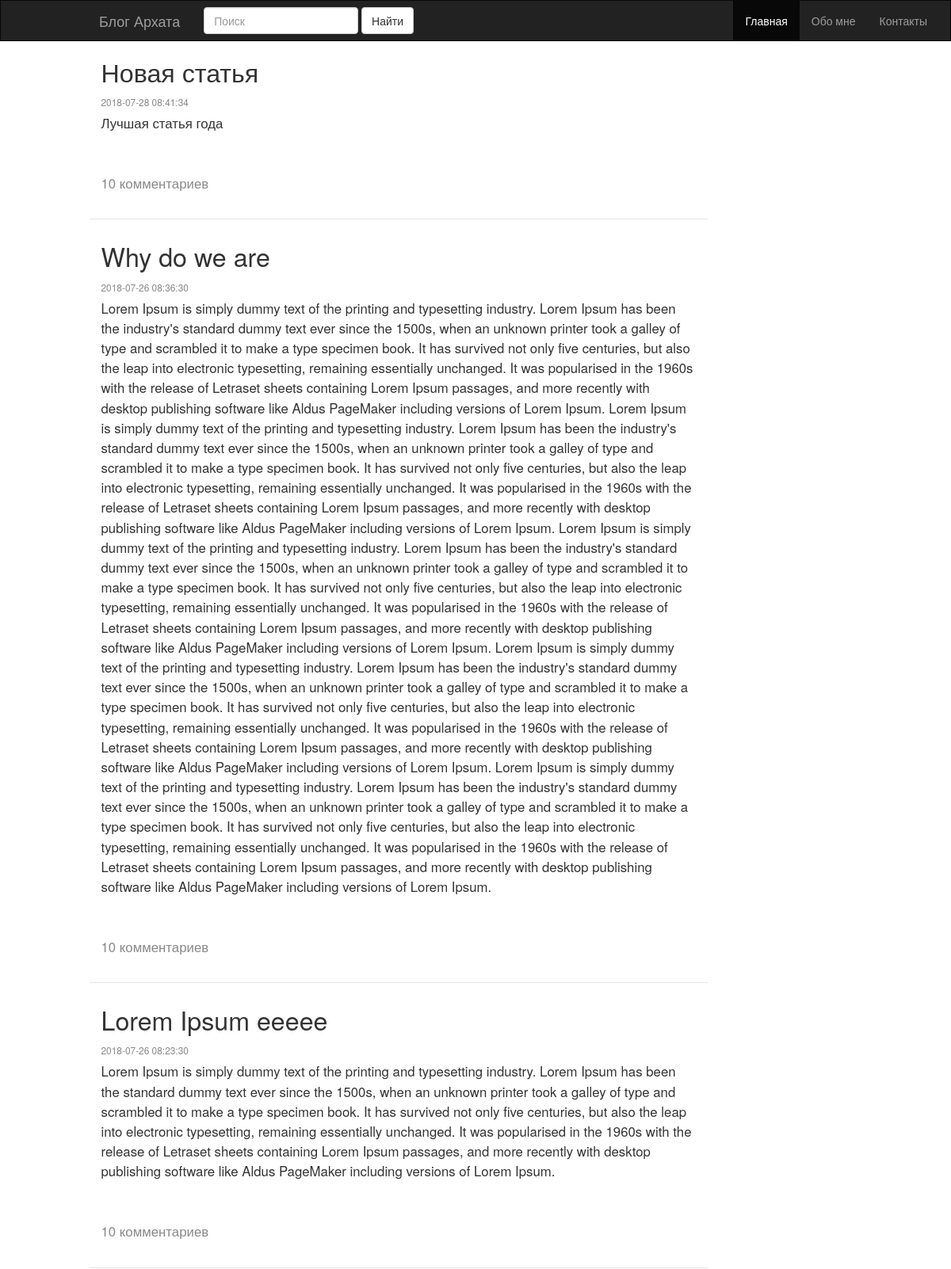
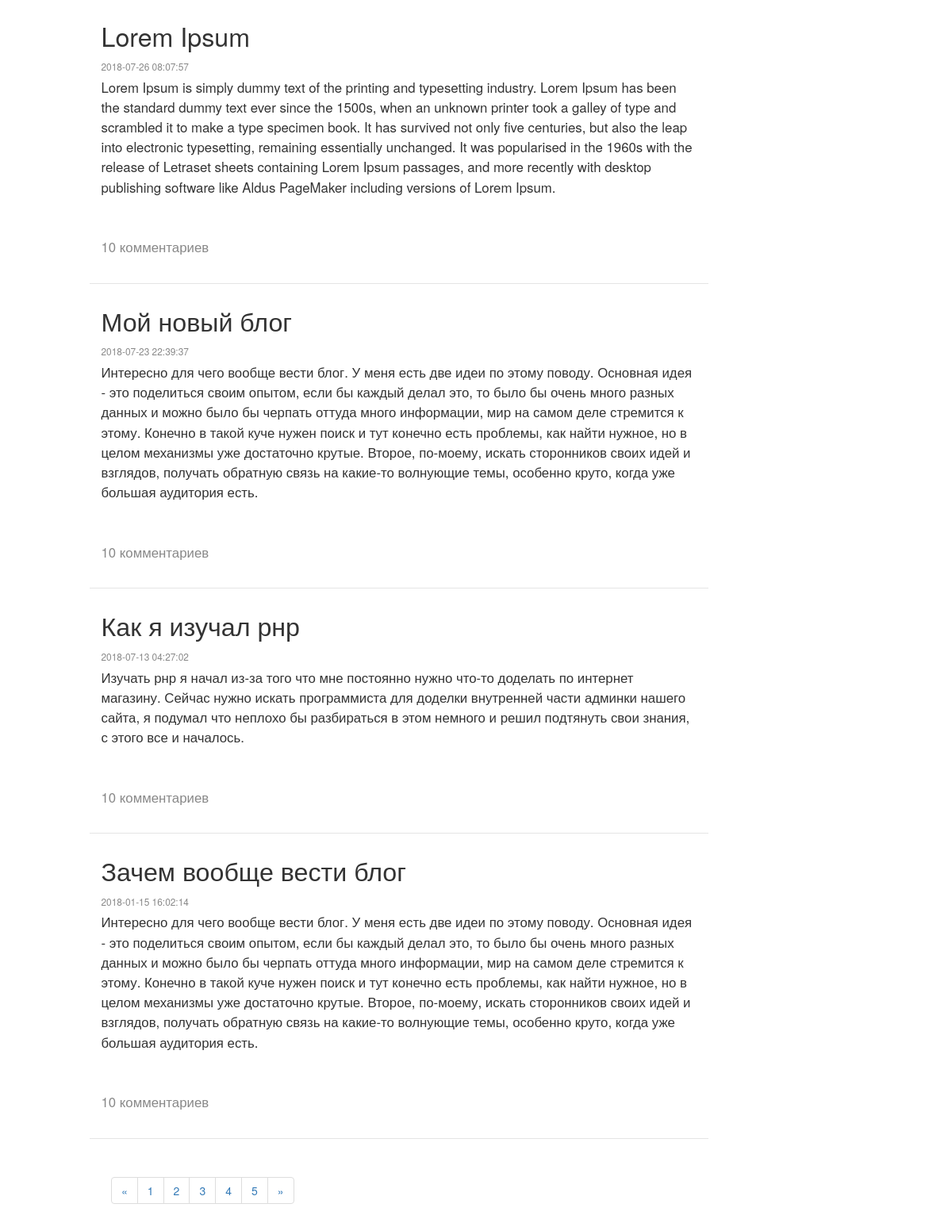
The page / on the database its author committed (2 pictures, top to bottom).
### tables this page shows
CREATE TABLE IF NOT EXISTS `articles` (
  `id` int(11) NOT NULL AUTO_INCREMENT,
  `author_id` int(11) NOT NULL,
  `create_date` timestamp NOT NULL DEFAULT CURRENT_TIMESTAMP,
  `last_edit_date` timestamp NULL DEFAULT CURRENT_TIMESTAMP ON UPDATE CURRENT_TIMESTAMP,
  `preview_text` text NOT NULL,
  `full_text` text NOT NULL,
  `subject` varchar(256) NOT NULL,
  `visible` tinyint(1) DEFAULT NULL,
  PRIMARY KEY (`id`)
);

### private/classes/article.class.php (called while the page is built, shortened)
<?php
class Article extends DatabaseObject {
    static public function find_all_visible() {
        $sql = "SELECT * FROM articles WHERE visible = 1 ORDER BY create_date DESC";
        return self::find_by_sql($sql);
    }
}
?>

### private/classes/databaseobject.class.php (called while the page is built, shortened)
<?php
class DatabaseObject {
     static protected $database;
     static public function set_database($database) {
         self::$database = $database;
     }
     static public function find_by_sql($sql){
         $result = self::$database->query($sql);
         $object_array = [];
         while($record = $result->fetch_assoc()) {
             $object_array[] = static::instantiate($record);
         }
         return $object_array;
     }
     static protected function instantiate($record) {
         $object = new static;
         foreach($record as $property => $value) {
             if(property_exists($object, $property)) {
                 $object->$property = $value;
             }
         }
         return $object;
     }
}
?>

### private/functions.php (called while the page is built, shortened)
<?php
function h($string="") {
  return htmlspecialchars($string);
}
?>

### public/index.php (the view, shortened to what this page needs)
<?php include(SHARED_PATH . '/public_header.php'); ?>
<?php
    $articles = Article::find_all_visible();
    foreach($articles as $article) {
?>
<div class="main">
    <div class="content container">
      <div class="row">
        <div class="article-list">
            <div class="article col-md-8 col-md-offset-1">
                    <h2 class="a-title"><?php echo h($article->subject); ?></h2>
                    <div class="a-info"><?php echo h($article->create_date); ?></div>
                    <div class="a-content">
                        <?php echo h($article->full_text); ?>
                    </div>
                    <div class="a-footer">10 комментариев</div>
            </div>
         </div>
      </div>
    </div>
</div>
    <?php } ?>
       <?php include(SHARED_PATH . '/public_footer.php'); ?>
    </body>
</html>

### private/shared/public_header.php (shortened to what this page needs)
<!DOCTYPE html>
<html lang="en">
    <head>
        <link rel="stylesheet" href="https://maxcdn.bootstrapcdn.com/bootstrap/3.3.7/css/bootstrap.min.css">
        <link rel="stylesheet" href="css/style.css">
    </head>
    <body>
        <header>
            <nav class="navbar navbar-inverse" role="navigation">
                <div class="container">
                    <div class="row col-md-offset-1">
                    <div class="navbar-header">
                            <a class="navbar-brand" href="index.php">Блог Архата</a>
                    </div>
                       <div class="collapse navbar-collapse" id="collapse">
                            <ul class="nav navbar-nav navbar-right">
                                    <li class="active"><a href="#">Главная</a></li>
                                    <li ><a href="#">Обо мне</a></li>
                                    <li><a href="#">Контакты</a></li>
                                </ul>
                                <form class="navbar-form navbar-left">
                                        <div class="form-group">
                                          <input type="text" class="form-control" placeholder="Поиск">
                                        </div>
                                        <button type="submit" class="btn btn-default">Найти</button>
                                </form>
                       </div>
                    </div>
                </div>
            </nav>
        </header>

### private/shared/public_footer.php (shortened to what this page needs)
<footer class="footer container">
    <div class="row col-md-8 col-md-offset-1">
    <nav aria-label="Page navigation">
    <ul class="pagination">
        <li>
        <a href="#" aria-label="Previous">
            <span aria-hidden="true">&laquo;</span>
        </a>
        </li>
        <li><a href="#">1</a></li>
        <li><a href="#">2</a></li>
        <li><a href="#">3</a></li>
        <li><a href="#">4</a></li>
        <li><a href="#">5</a></li>
        <li>
        <a href="#" aria-label="Next">
            <span aria-hidden="true">&raquo;</span>
        </a>
        </li>
    </ul>
    </nav>
    </div>
</footer>
    </body>
</html>

### public/css/style.css (style rules this page uses)
.navbar { border-radius: 0; }
.article .a-title { font-family: 'MuseoSansCyr', 'Helvetica Neue', Helvetica, Arial, sans-serif; }
.article { margin-bottom: 2em; border-bottom: 1px solid #e5e5e5; }
h2 { font-size: 2.3em; line-height: 1.125; margin: 0 0 0.375em 0; font-weight: normal; }
.a-info { margin-bottom: 0.5em; font-family: 'Helvetica Neue', Helvetica, Arial, sans-serif; font-size: 0.85em; color: #888; }
.a-content { font-size: 1.2em; line-height: 1.5; }
.a-footer { margin-top: 3em; margin-bottom: 2em; font-size: 1.2em; font-family: 'Helvetica Neue', Helvetica, Arial, sans-serif; color: #888; }

### rows shown on the page
articles: subject "Новая статья", create_date "2018-07-28 08:41:34", full_text "Лучшая статья года"
articles: subject "Why do we are", create_date "2018-07-26 08:36:30", full_text "Lorem Ipsum is simply dummy text of the printing and typesetting industry. Lorem Ipsum has been the industry's standard dummy text ever since the 1500s, when an unknown printer took a galley of type and scrambled it to make a type specimen book. It has survived not only five centuries, but also the leap into electronic typesetting, remaining essentially unchanged. It was popularised in the 1960s with the release of Letraset sheets containing Lorem Ipsum passages, and more recently with desktop publishing software like Aldus PageMaker including versions of Lorem Ipsum. Lorem Ipsum is simply dummy text of the printing and typesetting industry. Lorem Ipsum has been the industry's standard…"
articles: subject "Lorem Ipsum eeeee", create_date "2018-07-26 08:23:30", full_text "Lorem Ipsum is simply dummy text of the printing and typesetting industry. Lorem Ipsum has been the standard dummy text ever since the 1500s, when an unknown printer took a galley of type and scrambled it to make a type specimen book. It has survived not only five centuries, but also the leap into electronic typesetting, remaining essentially unchanged. It was popularised in the 1960s with the release of Letraset sheets containing Lorem Ipsum passages, and more recently with desktop publishing software like Aldus PageMaker including versions of Lorem Ipsum."
articles: subject "Lorem Ipsum", create_date "2018-07-26 08:07:57", full_text "Lorem Ipsum is simply dummy text of the printing and typesetting industry. Lorem Ipsum has been the standard dummy text ever since the 1500s, when an unknown printer took a galley of type and scrambled it to make a type specimen book. It has survived not only five centuries, but also the leap into electronic typesetting, remaining essentially unchanged. It was popularised in the 1960s with the release of Letraset sheets containing Lorem Ipsum passages, and more recently with desktop publishing software like Aldus PageMaker including versions of Lorem Ipsum."
articles: subject "Мой новый блог", create_date "2018-07-23 22:39:37", full_text "Интересно для чего вообще вести блог. У меня есть две идеи по этому поводу. Основная идея - это поделиться своим опытом, если бы каждый делал это, то было бы очень много разных данных и можно было бы черпать оттуда много информации, мир на самом деле стремится к этому. Конечно в такой куче нужен поиск и тут конечно есть проблемы, как найти нужное, но в целом механизмы уже достаточно крутые. Второе, по-моему, искать сторонников своих идей и взглядов, получать обратную связь на какие-то волнующие темы, особенно круто, когда уже большая аудитория есть."
articles: subject "Как я изучал рнр", create_date "2018-07-13 04:27:02", full_text "Изучать рнр я начал из-за того что мне постоянно нужно что-то доделать по интернет магазину. Сейчас нужно искать программиста для доделки внутренней части админки нашего сайта, я подумал что неплохо бы разбираться в этом немного и решил подтянуть свои знания, с этого все и началось."
articles: subject "Зачем вообще вести блог", create_date "2018-01-15 16:02:14", full_text "Интересно для чего вообще вести блог. У меня есть две идеи по этому поводу. Основная идея - это поделиться своим опытом, если бы каждый делал это, то было бы очень много разных данных и можно было бы черпать оттуда много информации, мир на самом деле стремится к этому. Конечно в такой куче нужен поиск и тут конечно есть проблемы, как найти нужное, но в целом механизмы уже достаточно крутые. Второе, по-моему, искать сторонников своих идей и взглядов, получать обратную связь на какие-то волнующие темы, особенно круто, когда уже большая аудитория есть."
